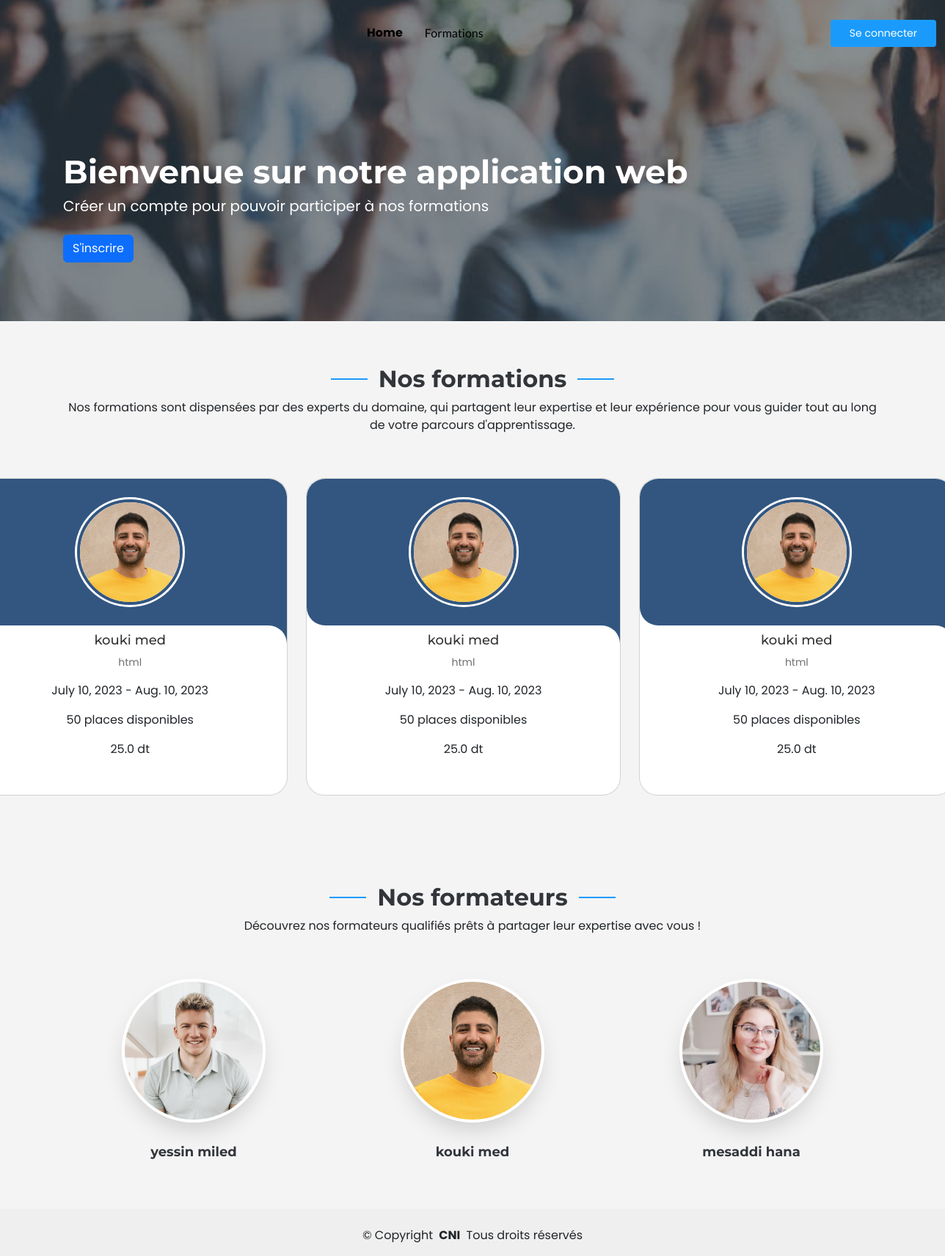
Before: / with the older database file.
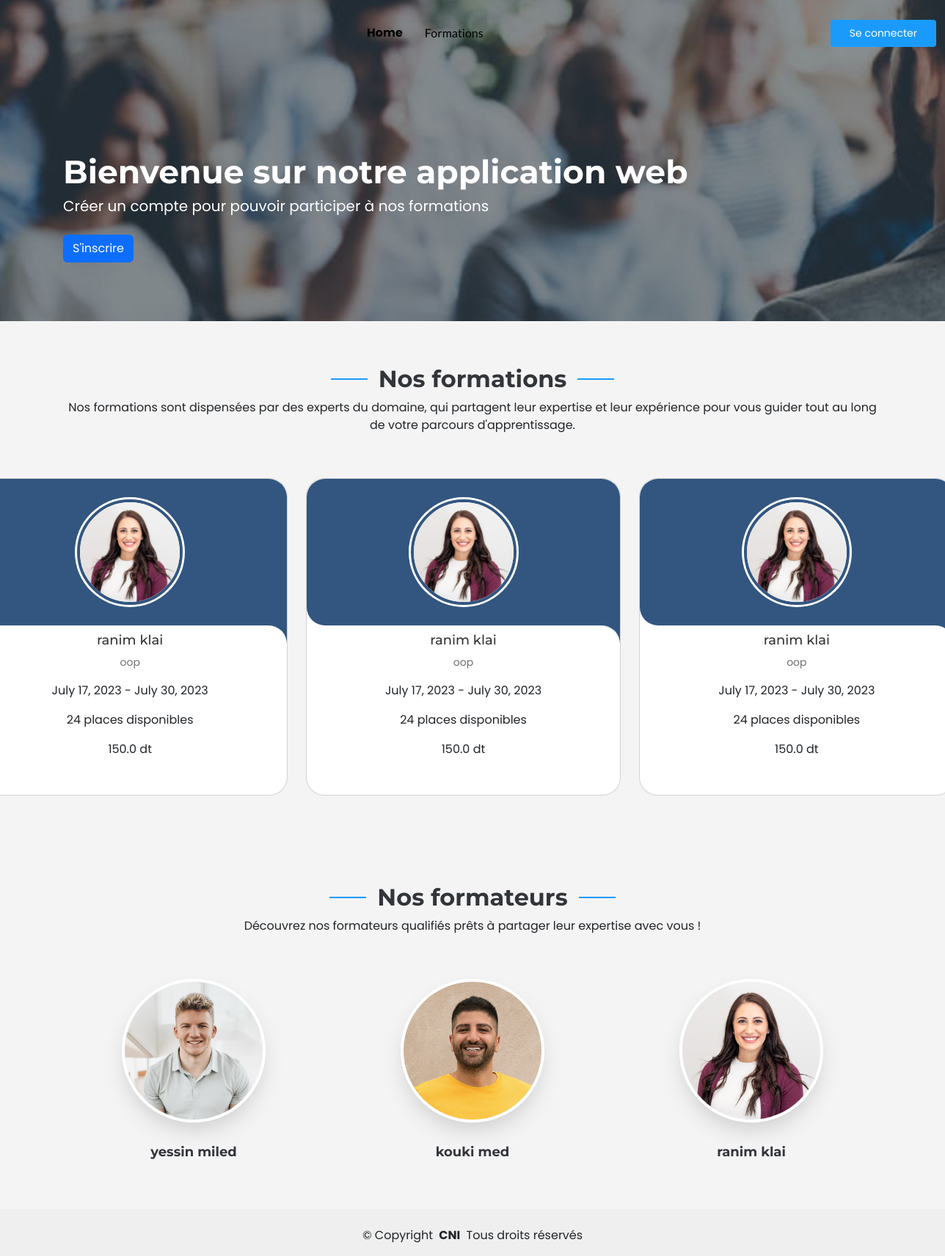
After: the same page with the newer database file.
### formation/models.py (models this page shows)
class formation(models.Model):
    qr = models.TextField()
    titre = models.TextField()
    nbp = models.IntegerField()
    prx = models.FloatField()
    date_deb = models.DateField()
    date_fin = models.DateField()
    formateur = models.ForeignKey(Profile, null=True, on_delete=models.CASCADE, related_name='formations')
    participants = models.JSONField(default=dict)
    evaluation = models.JSONField(default=dict)

### user/models.py (models this page shows, shortened)
class Profile(AbstractBaseUser, PermissionsMixin):
    email = models.EmailField(unique=True)
    first_name = models.CharField(max_length=30)
    last_name = models.CharField(max_length=30)
    cin_regex = RegexValidator(regex=r'^\d{8}$', message="CIN must be an 8-digit number.")
    cin = models.CharField(validators=[cin_regex], max_length=8)  # 8-digit number
    organisme = models.CharField(max_length=255)  # String field for organisme
    role = models.CharField(max_length=255)  # String field for role
    is_active = models.BooleanField(default=True)
    is_staff = models.BooleanField(default=False)
    img = models.ImageField(default='def.png',null=True,blank=True) # Image field for profile image
    objects = CustomUserManager()
    USERNAME_FIELD = 'email'
    REQUIRED_FIELDS = ['first_name', 'last_name', 'cin', 'organisme', 'role']

### gestionFormation/views.py (the view)
# urls.py: path('',views.acc,name='acc'),
def acc(request):
    today = date.today().strftime("%Y-%m-%d")
    formations = formation.objects.filter(date_fin__gt=today)
    users = Profile.objects.filter(role='Formateur')
    return render(request, 'accueill.html', {'formations': formations , 'formateurs' : users })

### gestionFormation/templatetags/custom_filter.py (called while the page is built)
@register.filter
def subtract(value, arg):
    participants_enc = {key: value for key, value in arg.items() if value != 0}
    user_ids_enc = participants_enc.keys()
    participants_enc = [Profile.objects.get(id=key) for key in user_ids_enc]
    return value - len(participants_enc)

### templates/accueill.html (shortened to what this page needs)
{% extends 'baseclient.html' %}
{% load static %}
{% load tz %}
{% load custom_filter %}
{% block content %}
<header id="header" class="header fixed-top d-flex align-items-center">
    <div class="container-fluid d-flex align-items-center justify-content-between">
      <nav id="navmenu" class="navmenu">
        <ul>
         <li><a href="{% url 'acc' %}" ><b>Home</b></a></li>
        <li><a href="{% url 'nosformations' %}">Formations</b></a></li>
        </ul>
      </nav>
      {% if user.is_authenticated %}
      <header class="topbar" data-navbarbg="skin6">
        <nav class="navbar top-navbar navbar-expand-md navbar-light">
            <div class="navbar-header" data-logobg="skin6">
                <a class="nav-toggler waves-effect waves-light d-block d-md-none" href="javascript:void(0)"><i
                        class="mdi mdi-menu"></i></a>
            </div>
            <div class="navbar-collapse collapse" id="navbarSupportedContent" data-navbarbg="skin5">
                <ul class="navbar-nav float-start me-auto">
                </ul>
                <ul class="navbar-nav float-end">
                    <li class="nav-item dropdown">
                        <a class="nav-link dropdown-toggle text-muted waves-effect waves-dark pro-pic" href="#" id="navbarDropdown" role="button" data-bs-toggle="dropdown" aria-expanded="false">
                            <img src="{{user.img.url}}" alt="user" class="rounded-circle" width="31">
                        </a>
                        <ul class="dropdown-menu dropdown-menu-end user-dd animated" aria-labelledby="navbarDropdown">
                          {% if user.is_superuser %}
                          <a class="dropdown-item" href="{% url 'monprofil' %}"><i class="ti-user m-r-5 m-l-5"></i>
                            Espace admin</a>
                            {% endif %}
                          <a class="dropdown-item" href="{% url 'profile' %}"><i class="ti-user m-r-5 m-l-5"></i>
                                Mon Profile</a>
                                {% if user.role == 'Participant' %}
                                <a class="dropdown-item" href="{% url 'part' %}"><i class="ti-user m-r-5 m-l-5"></i>
                                 Mes participations</a>
                                 {% elif user.role == 'Formateur' %}
                                 <a class="dropdown-item" href="{% url 'calendar' %}"><i class="ti-user m-r-5 m-l-5"></i>
                                  Espace formateur</a>
                                 {% endif %}
                               <form method="post">
                                {% csrf_token %}
                                <a class="dropdown-item" href="{% url 'logoutt' %}">
                              Deconnexion</a>
                            </form>
                        </ul>
                    </li>
                </ul>
            </div>
        </nav>
    </header>
      {% else %}
      <a  href="{% url 'admin_login' %}" class="btn-getstarted" >Se connecter</a>
      {% endif %}
    </div>
  </header>
  <main id="main">
    <section id="hero" class="hero">
      <img src="{% static 'bg5.jpg' %}" alt="" data-aos="fade-in">
    <div class="container">
      <div class="row">
        <div class="col-lg-10">
          <br>
          <br>
          <h2 data-aos="fade-up" data-aos-delay="100" style="color: #fff;">Bienvenue sur notre application web</h2>
          <p data-aos="fade-up" data-aos-delay="200" style="color: #fff;">Créer un compte pour pouvoir participer à nos formations</p>
        </div>
        <div class="col-lg-5">
          <br>
            <a  href="{% url 'admin_login' %}" class="btn btn-primary" >S'inscrire</a>
        </div>
      </div>
    </div>
  </section>
  <section id="about" class="about">
    <div class="container section-title" data-aos="fade-up">
      <h2>Nos formations</h2>
      <p>Nos formations sont dispensées par des experts du domaine, qui partagent leur expertise et leur expérience pour vous guider tout au long de votre parcours d'apprentissage.</p>
    </div>
    <div class="slide-container swiper">
      <div class="slide-content">
          <div class="card-wrapper swiper-wrapper">
            {% for f in formations %}
              <div class="card swiper-slide">
                  <div class="image-content">
                      <div class="card-image">
                          <img src="{{f.formateur.img.url}}" alt="" class="card-img">
                      </div>
                  </div>
                  <div class="card-content">
                      <h2 class="name">{{f.formateur.last_name}} {{f.formateur.first_name}}</h2>
                      <p class="description">{{f.titre}}</p>
                      <p class="post-date">
                        <span class="widget-49-meeting-time">{{f.date_deb}} - {{f.date_fin}}</span>
                      </p>
                      <p class="post-date">
                        <time datetime="2022-01-01">{{ f.nbp|subtract:f.participants }} places disponibles</time>
                      </p>
                      <p class="post-date">
                        <span class="widget-49-meeting-time">{{f.prx}} dt</span>
                      </p>
                      <br>
                      </div>
              </div>
              {% endfor %}
          </div>
      </div>
  </div>
      <link href="{% static 'css2/style.css' %}" rel="stylesheet">
      <link href="{% static 'css2/swiper-bundle.min.css' %}" rel="stylesheet">
  </section>
  <section id="team" class="team">
    <div class="container section-title" data-aos="fade-up">
      <h2>Nos formateurs</h2>
      <p>Découvrez nos formateurs qualifiés prêts à partager leur expertise avec vous !</p>
    </div>
    <div class="container">
      <div class="row gy-5">
        {% for u in formateurs %}
        <div class="col-lg-4 col-md-6 member" data-aos="fade-up" data-aos-delay="100">
          <div class="member-img">
            <img src="{{u.img.url}}" class="img-fluid" alt="">
          </div>
          <div class="member-info text-center">
            <h4>{{u.last_name}} {{u.first_name}}</h4>
          </div>
        </div>
        {% endfor %}
      </div>
    </div>
  </section>
  </main>
    <div class="container copyright text-center mt-4">
      <p>&copy; <span>Copyright</span> <strong class="px-1">CNI</strong> <span>Tous droits réservés</span></p>
    </div>
 {% endblock %}

### templates/baseclient.html (shortened to what this page needs)
<!DOCTYPE html>
<html lang="en">
    {% load static %}
<head>
  <link href="{% static 'assets3/vendor/bootstrap/css/bootstrap.min.css'%}" rel="stylesheet">
  <link href="{% static 'assets3/vendor/bootstrap-icons/bootstrap-icons.css'%}" rel="stylesheet">
  <link href="{% static 'assets3/vendor/glightbox/css/glightbox.min.css'%}" rel="stylesheet">
  <link href="{% static 'assets3/vendor/swiper/swiper-bundle.min.css'%}" rel="stylesheet">
  <link href="{% static 'assets3/vendor/aos/aos.css'%}" rel="stylesheet">
  <link href="{% static 'assets3/css/main.css'%}" rel="stylesheet">
</head>
<body class="index-page">
  <main id="main">
    {% block content %}
    {% endblock %}
</body>
</html>

### staticfiles/assets3/css/main.css (style rules this page uses)
:root { --font-default: "Open Sans", system-ui, -apple-system, "Segoe UI", Roboto, "Helvetica Neue", Arial, "Noto Sans", "Liberation Sans", sans-serif, "Apple Color Emoji", "Segoe UI Emoji", "Segoe UI Symbol", "Noto Color Emoji"; --font-primary: "Montserrat", sans-serif; --font-secondary: "Lato", sans-serif; }
:root { --color-default: #212529; --color-default-rgb: 33, 37, 41; --color-background: #ffffff; --color-background-rgb: 255, 255, 255; --color-primary: #1a9bfc; --color-primary-rgb: 232, 69, 69; --color-secondary: #32353a; --color-secondary-rgb: 50, 53, 58; --color-box-background: #ffffff; --color-box-background-rgb: 255, 255, 255; --color-inverse: #ffffff; --color-inverse-rgb: 255, 255, 255; }
:root { --color-nav: #3a3939; --color-nav-hover: #1a9bfc; --color-nav-dropdown: #3a3939; --color-nav-dropdown-hover: #1a9bfc; --color-nav-dropdown-background: #ffffff; --color-nav-mobile-background: #ffffff; }
:root { scroll-behavior: smooth; }
body { color: var(--color-default); background-color: var(--color-background); font-family: var(--font-default); }
a { color: var(--color-primary); text-decoration: none; transition: 0.3s; }
h1, h2, h3, h4, h5, h6 { font-family: var(--font-primary); }
section { color: var(--color-default); background-color: var(--color-background); padding: 60px 0; overflow: clip; }
.section-title { text-align: center; padding-bottom: 60px; }
.section-title h2 { color: var(--color-secondary); font-size: 32px; font-weight: 700; position: relative; }
.section-title h2:before, .section-title h2:after { content: ""; width: 50px; height: 2px; background: var(--color-primary); display: inline-block; }
.section-title h2:before { margin: 0 15px 10px 0; }
.section-title h2:after { margin: 0 0 10px 15px; }
.section-title p { margin-bottom: 0; }
.header { --color-background: #ffffff; --color-inverse: #ffffff; color: var(--color-default); background-color: var(--color-background); padding: 15px 0; transition: all 0.5s; z-index: 997; }
.header .btn-getstarted, .header .btn-getstarted:focus { color: var(--color-inverse); background: var(--color-primary); font-size: 14px; padding: 8px 26px; margin: 0; border-radius: 4px; transition: 0.3s; }
section { scroll-margin-top: 90px; }
.index-page .header { --color-background: rgba(255, 255, 255, 0); --color-secondary: #ffffff; --color-nav: rgba(255, 255, 255, 0.515); --color-nav-hover: #ffffff; }
@media (min-width: 1200px) { .navmenu { padding: 0; } }
@media (min-width: 1200px) { .navmenu ul { margin: 0; padding: 0; display: flex; list-style: none; align-items: center; } }
@media (min-width: 1200px) { .navmenu li { position: relative; } }
@media (min-width: 1200px) { .navmenu a, .navmenu a:focus { color: #000000 ; padding: 18px 15px; font-size: 16px; font-family: var(--font-secondary); font-weight: 400; display: flex; align-items: center; justify-content: space-between; white-space: nowrap; transition: 0.3s; } }
@media (min-width: 1200px) { .navmenu li:last-child a { padding-right: 0; } }
.hero { --color-default: #000000; --color-default-rgb: 255, 255, 255; --color-background: #f8f4f4; --color-background-rgb: 0, 0, 0; width: 100%; height: 100% ; position: relative; padding: 160px 0 80px 0; display: flex; align-items: center; justify-content: center; }
.hero img { position: absolute; inset: 0; display: block; width: 100%; height: 100%; -o-object-fit: cover; object-fit: cover; z-index: 1; }
.hero:before { content: ""; background: rgba(var(--color-background-rgb), 0); position: absolute; inset: 0; z-index: 2; }
.hero .container { position: relative; z-index: 3; }
.hero h2 { margin: 0; font-size: 44px; font-weight: 700; }
.hero p { color: rgba(var(--color-default-rgb), 0.8); margin: 5px 0 0 0; font-size: 20px; }
.about { --color-background: #f4f4f4; }
.team { --color-background: #f4f4f4; --color-box-background-rgb: 0, 0, 0; }
.team .member { position: relative; }
.team .member .member-img { margin: 0 80px; border-radius: 50%; overflow: hidden; position: relative; border: 4px solid var(--color-box-background); box-shadow: 0 15px 35px -10px rgba(0, 0, 0, 0.2); }
.team .member .member-img img { position: relative; z-index: 1; }
.team .member .member-info { margin-top: 30px; }
.team .member .member-info h4 { color: var(--color-secondary); font-weight: 700; margin-bottom: 6px; font-size: 18px; }

Changed rows visible on the page:
no longer on this page (row edited): formation: formateur.img (picture), formateur.last_name "kouki", formateur.first_name "med", titre "html", date_deb "July 10, 2023", date_fin "Aug. 10, 2023", nbp|subtract "50", prx "25.0"
removed Profile: img (picture), last_name "mesaddi", first_name "hana"
added formation: formateur.img (picture), formateur.last_name "ranim", formateur.first_name "klai", titre "oop", date_deb "July 17, 2023", date_fin "July 30, 2023", nbp|subtract "24", prx "150.0"
added Profile: img (picture), last_name "ranim", first_name "klai"
